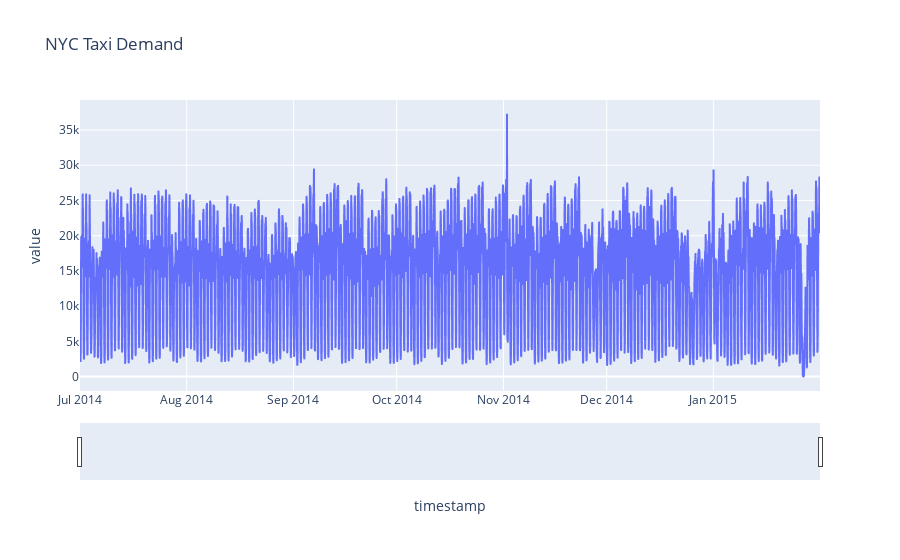

This figure's notebook cell:
### Code cell
#plot the data
fig = px.line(df.reset_index(), x='timestamp', y='value', title='NYC Taxi Demand')
fig.update_xaxes(rangeslider_visible=True)
fig.show()

### Figure 1 — Plotly figure (JSON) as saved in the notebook; plotly's stock layout.template omitted (floating-point values rounded to 4 significant figures; data arrays with more than 128 entries replaced by an {"elided": "..."} marker saying what was removed)
{"data": [{"hovertemplate": "timestamp=%{x}<br>value=%{y}<extra></extra>", "legendgroup": "", "line": {"color": "#636efa", "dash": "solid"}, "marker": {"symbol": "circle"}, "mode": "lines", "name": "", "showlegend": false, "type": "scattergl", "x": {"elided": "5160 str values"}, "xaxis": "x", "y": {"elided": "5160 float values"}, "yaxis": "y"}], "layout": {"legend": {"tracegroupgap": 0}, "title": {"text": "NYC Taxi Demand"}, "xaxis": {"anchor": "y", "domain": [0, 1], "rangeslider": {"visible": true}, "title": {"text": "timestamp"}}, "yaxis": {"anchor": "x", "domain": [0, 1], "title": {"text": "value"}}}}
